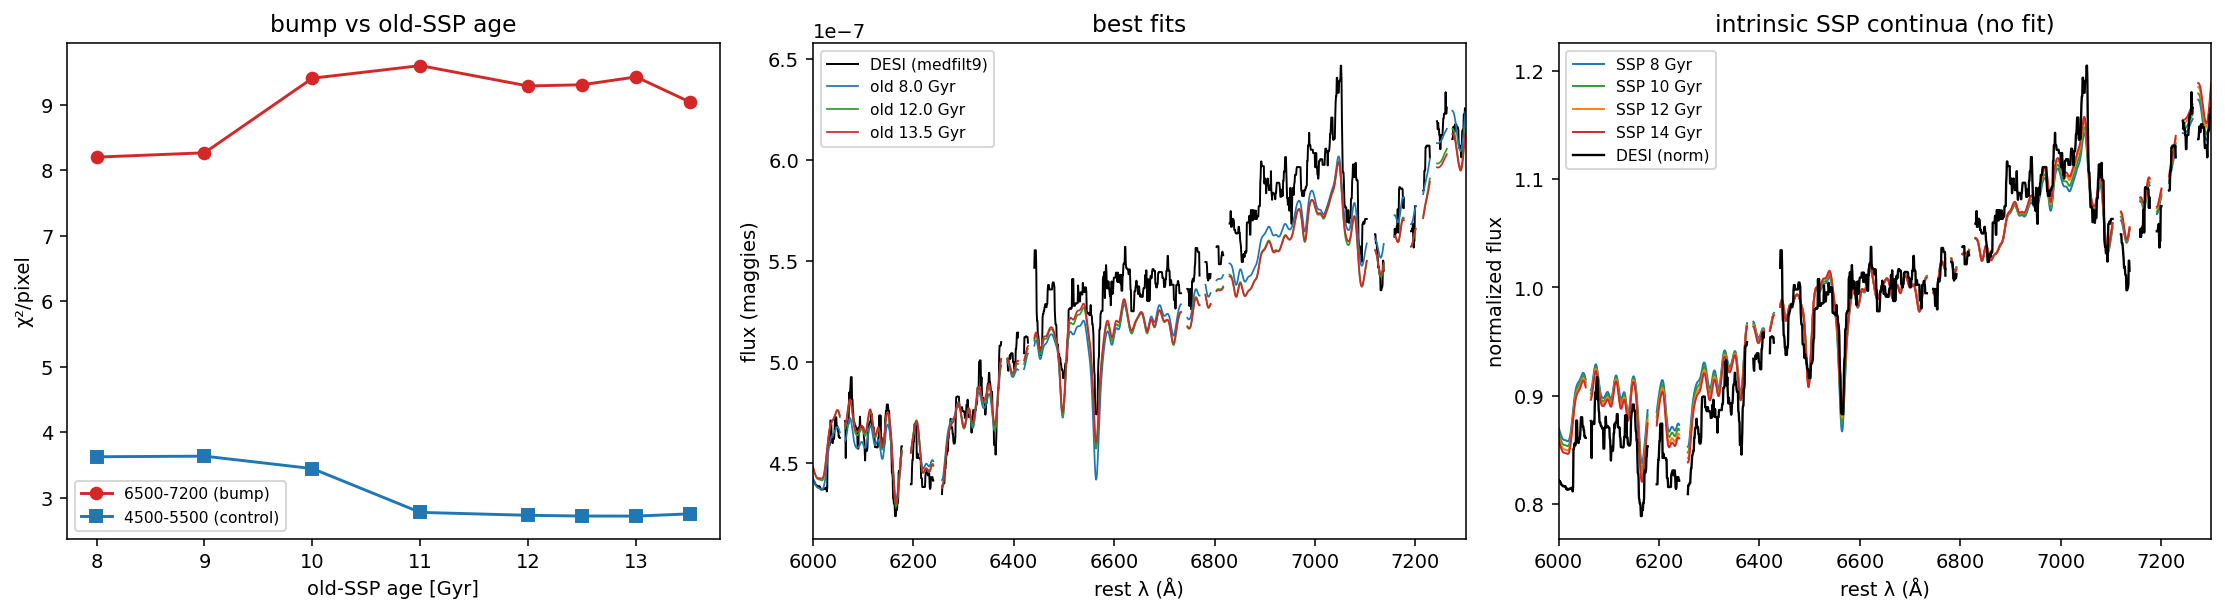

Write the Python code that produced this figure.
"""
Old-population AGE scan for 42580 (ChangHoon's idea), done with genuine single-age
SSPs and the full physics: free logzsol, KC13 dust (free A_V + slope delta),
velocity smoothing (~galaxy sigma_v). No bins / step basis / mass-redistribution.

Model:  smooth_v[ dust_KC13(A_V, delta) * (f_old*SSP(A_old,Z) + f_int*SSP(A_int,Z)) ]
  - SSPs: FSPS sfh=0 (true single-age), precomputed on a Z grid.
  - f_old,f_int: NNLS (>=0).  Z, A_V, delta: grid-searched (best per old age).
  - KC13 in optical = Calzetti * (lambda_rest/5500)^delta (2175A bump is out of range).
Question: does any old SSP age produce enough 6500-7200 variation to fit the bump?

Run from hubersed root (needs fsps):
    python tmp/ssp_age_scan_42580.py
"""

import pickle
import numpy as np
from scipy.optimize import nnls
from scipy.ndimage import gaussian_filter1d
from scipy.signal import medfilt
import matplotlib

matplotlib.use("Agg")
import matplotlib.pyplot as plt
import fsps

PKL, KEY = "results/mapfit_cont_line_examples.pkl", "continuum-only"
OUT = "results/ssp_age_scan_42580.pkl"
A_INT = 3.5
A_OLD = np.array([8.0, 9.0, 10.0, 11.0, 12.0, 12.5, 13.0, 13.5])
ZGRID = np.array([-0.4, -0.2, 0.0, 0.1, 0.19])
AVS = np.linspace(0.0, 2.0, 9)
DELTAS = np.array([-0.8, -0.6, -0.4, -0.2, 0.0, 0.2, 0.4])
SIGMA_V = 207.0  # km/s (VAC VDISP); instrumental LSF is subdominant
c_kms = 2.998e5
c_AA = 2.998e18

d = pickle.load(open(PKL, "rb"))
wave = np.asarray(d["wave"], float)
r = d["results"][KEY]
z = r["z"]
flux = np.asarray(r["flux"], float)
unc = np.asarray(r["unc"], float)
mask = np.asarray(r["mask"], bool)
lam_rest = wave / (1 + z)
print(
    f"TID {r['id']}  z={z:.4f}  free logzsol(grid {ZGRID}), KC13 dust (A_V,delta), sigma_v={SIGMA_V} km/s"
)

sp = fsps.StellarPopulation(
    zcontinuous=1, sfh=0, imf_type=2, add_neb_emission=False, dust_type=0, dust2=0.0
)


def ssp_obs(age, logz):
    sp.params["logzsol"] = logz
    wr, fl = sp.get_spectrum(tage=age, peraa=True)
    wo = wr * (1 + z)
    fnu = (fl / (1 + z)) * wo**2 / c_AA
    s = np.interp(wave, wo, fnu)
    # velocity smoothing: convolve in ln-lambda (observed grid ~ uniform in lambda; approx sigma in pix)
    dln = np.gradient(np.log(wave))  # per-pixel d ln lambda
    sig_pix = (SIGMA_V / c_kms) / np.median(dln)
    return gaussian_filter1d(s, sig_pix)


# precompute SSPs on (age, Z) grid
ages = np.concatenate([[A_INT], A_OLD])
SSP = {(round(a, 3), round(zz, 3)): ssp_obs(a, zz) for a in ages for zz in ZGRID}


def calzetti_k(lr_aa):
    x = 1e4 / lr_aa
    lum = lr_aa / 1e4
    Rv = 4.05
    k = np.zeros_like(lum)
    b = lum < 0.63
    k[b] = 2.659 * (-2.156 + 1.509 * x[b] - 0.198 * x[b] ** 2 + 0.011 * x[b] ** 3) + Rv
    k[~b] = 2.659 * (-1.857 + 1.040 * x[~b]) + Rv
    return np.clip(k, 0, None)


KCAL = calzetti_k(lam_rest)
Rv = 4.05
good = mask & (unc > 0) & np.isfinite(flux)
wr = lam_rest


def chi2win(model, lo, hi):
    s = good & (wr >= lo) & (wr < hi)
    return float(np.nansum(((flux[s] - model[s]) / unc[s]) ** 2)) / s.sum()


def fit_age(A):
    best = None
    for logz in ZGRID:
        s_old = SSP[(round(A, 3), round(logz, 3))]
        s_int = SSP[(round(A_INT, 3), round(logz, 3))]
        for av in AVS:
            for dlt in DELTAS:
                att = 10 ** (-0.4 * av * (KCAL / Rv) * (lam_rest / 5500.0) ** dlt)
                M = np.vstack([att * s_old, att * s_int]).T
                Aw = M[good] / unc[good, None]
                bw = flux[good] / unc[good]
                coef, _ = nnls(Aw, bw)
                model = M @ coef
                chi2 = float(np.nansum(((flux[good] - model[good]) / unc[good]) ** 2))
                if best is None or chi2 < best["chi2"]:
                    best = dict(
                        A=A,
                        logz=logz,
                        av=av,
                        delta=dlt,
                        coef=coef,
                        model=model,
                        chi2=chi2,
                    )
    best["chi2_red"] = best["chi2"] / (good.sum() - 5)
    best["bump"] = chi2win(best["model"], 6500, 7200)
    best["control"] = chi2win(best["model"], 4500, 5500)
    best["fold"] = (
        best["coef"][0] / best["coef"].sum() if best["coef"].sum() > 0 else np.nan
    )
    return best


res = []
print(
    f"\n{'oldage':>7} {'chi2_red':>9} {'bump':>7} {'control':>8} {'logZ':>5} {'A_V':>5} {'delta':>6} {'f_old':>6}"
)
for A in A_OLD:
    x = fit_age(A)
    res.append(x)
    print(
        f"{A:>7.1f} {x['chi2_red']:>9.3f} {x['bump']:>7.2f} {x['control']:>8.2f} {x['logz']:>5.2f} {x['av']:>5.2f} {x['delta']:>6.2f} {x['fold']:>6.2f}"
    )
pickle.dump(
    dict(
        wave=wave,
        z=z,
        flux=flux,
        unc=unc,
        mask=mask,
        A_old=A_OLD,
        A_int=A_INT,
        results=res,
    ),
    open(OUT, "wb"),
)
print(f"saved {OUT}")

fl = flux.copy()
fl[~mask] = np.nan
flmed = medfilt(np.nan_to_num(flux, nan=0.0), 9)
flmed[~mask] = np.nan
fig, (a1, a2, a3) = plt.subplots(1, 3, figsize=(16, 4.5))
a1.plot(A_OLD, [x["bump"] for x in res], "o-", color="C3", label="6500-7200 (bump)")
a1.plot(
    A_OLD, [x["control"] for x in res], "s-", color="C0", label="4500-5500 (control)"
)
a1.set_xlabel("old-SSP age [Gyr]")
a1.set_ylabel("χ²/pixel")
a1.legend(fontsize=8)
a1.set_title("bump vs old-SSP age")
s = (wr >= 6000) & (wr <= 7300)
a2.plot(wr[s], flmed[s], color="k", lw=1.0, label="DESI (medfilt9)")
for x, cc in zip([res[0], res[len(res) // 2], res[-1]], ["C0", "C2", "C3"]):
    mm = x["model"].copy()
    mm[~mask] = np.nan
    a2.plot(wr[s], mm[s], color=cc, lw=0.9, label=f"old {x['A']:.1f} Gyr")
a2.set_xlim(6000, 7300)
a2.set_xlabel("rest λ (Å)")
a2.set_ylabel("flux (maggies)")
a2.legend(fontsize=8)
a2.set_title("best fits")

# --- DIRECT check: intrinsic SSP continua (no fitting), normalized in 6000-7300 ---
sref = (wr >= 6000) & (wr <= 7300)
for age, cc in zip([8.0, 10.0, 12.0, 13.5], ["C0", "C2", "C1", "C3"]):
    ss = SSP[(round(age, 3), 0.1)].copy()  # fixed Z=0.1, no dust, just the SSP
    ss = ss / np.nanmedian(ss[sref])  # normalize in the window
    ss[~mask] = np.nan
    a3.plot(wr[sref], ss[sref], color=cc, lw=1.0, label=f"SSP {age:.0f} Gyr")
dref = flmed / np.nanmedian(flmed[sref & np.isfinite(flmed)])
a3.plot(wr[sref], dref[sref], color="k", lw=1.2, label="DESI (norm)")
a3.set_xlim(6000, 7300)
a3.set_xlabel("rest λ (Å)")
a3.set_ylabel("normalized flux")
a3.legend(fontsize=8)
a3.set_title("intrinsic SSP continua (no fit)")
fig.tight_layout()
fig.savefig("tmp/ssp_age_scan_42580.png", dpi=140, bbox_inches="tight")
print("saved tmp/ssp_age_scan_42580.png")

# quantify: max fractional difference between SSP(8) and SSP(13.5) in the bump window
s67 = (wr >= 6500) & (wr <= 7200) & mask
a8 = SSP[(8.0, 0.1)]
a13 = SSP[(13.5, 0.1)]
a8n = a8 / np.nanmedian(a8[s67])
a13n = a13 / np.nanmedian(a13[s67])
print(
    f"max |SSP(13.5)-SSP(8)|/SSP in 6500-7200 (Z=0.1, normalized): {np.nanmax(np.abs(a13n[s67] - a8n[s67])) * 100:.2f}%  (bump to fit is ~2%)"
)
